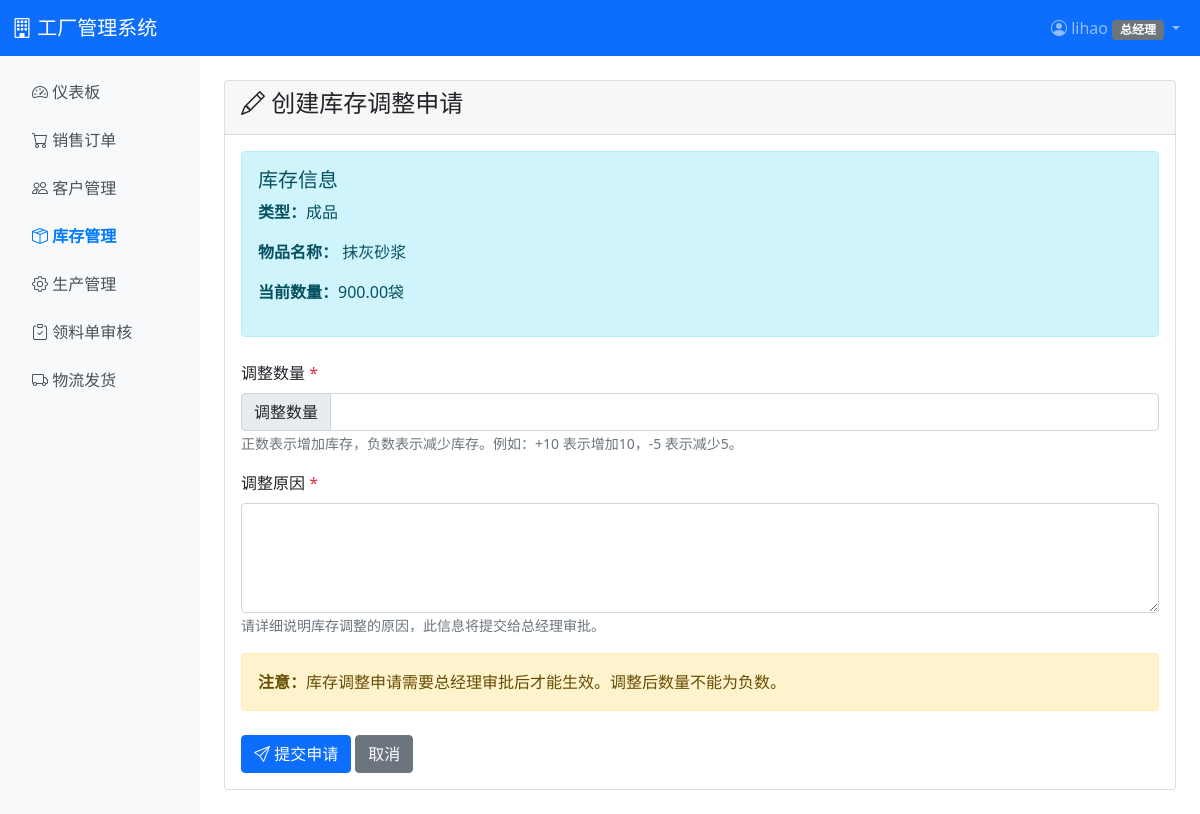
/inventory/adjustments/create/4/ (signed in), run on an earlier commit of the app's database.
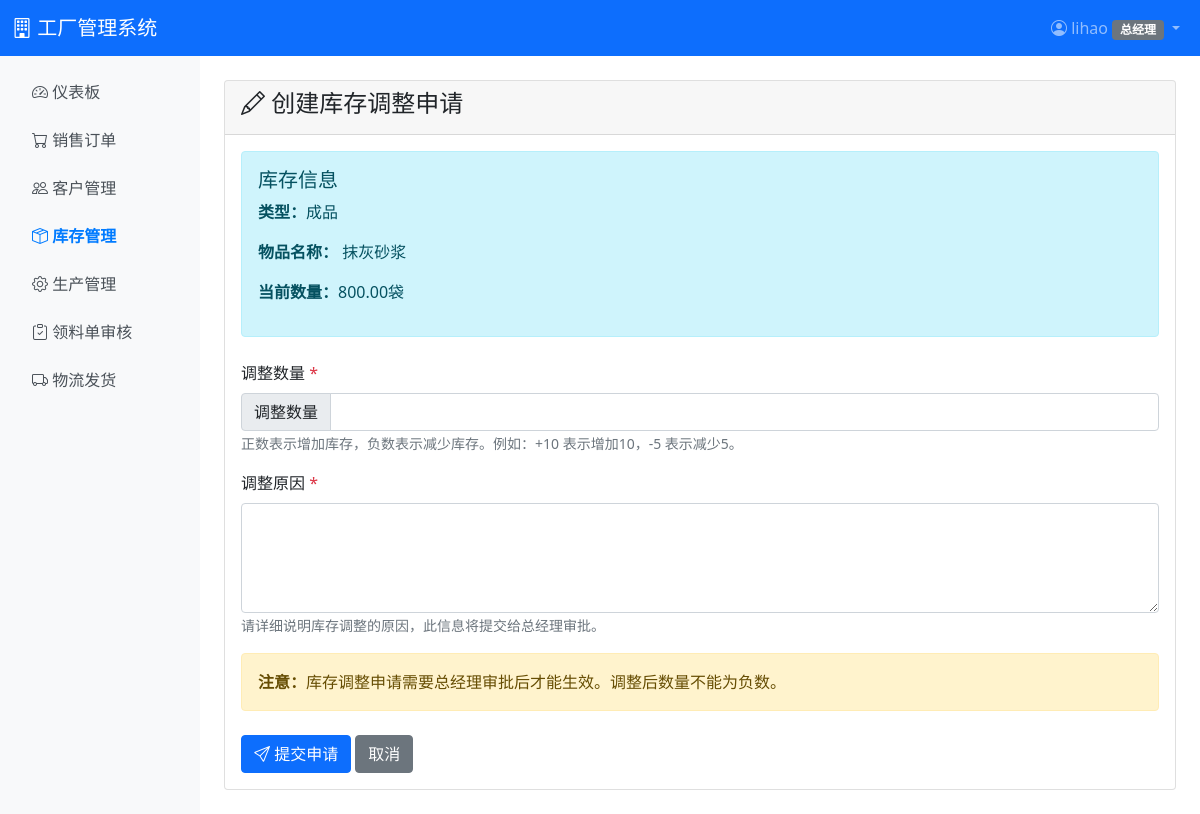
And on a later commit of the database.
### inventory/models.py (models this page shows, shortened)
class Inventory(models.Model):
    INVENTORY_TYPE_CHOICES = [
        ('product', '成品'),
        ('material', '原料'),
    ]
    inventory_type = models.CharField(max_length=20, choices=INVENTORY_TYPE_CHOICES, verbose_name='库存类型')
    product = models.ForeignKey(Product, on_delete=models.CASCADE, null=True, blank=True, related_name='inventory', verbose_name='成品')
    material = models.ForeignKey(Material, on_delete=models.CASCADE, null=True, blank=True, related_name='inventory', verbose_name='原料')
    quantity = models.DecimalField(max_digits=10, decimal_places=2, default=0, validators=[MinValueValidator(0)], verbose_name='数量')
    unit = models.CharField(max_length=20, verbose_name='单位')
    updated_at = models.DateTimeField(auto_now=True, verbose_name='更新时间')
    class Meta:
        verbose_name = '库存'
        verbose_name_plural = '库存'
        unique_together = [
            ['inventory_type', 'product'],
            ['inventory_type', 'material'],
        ]

class Product(models.Model):
    sku = models.CharField(max_length=50, unique=True, verbose_name='SKU编码')
    name = models.CharField(max_length=200, verbose_name='产品名称')
    category = models.ForeignKey(ProductCategory, on_delete=models.PROTECT, null=True, blank=True, verbose_name='分类')
    specification = models.TextField(blank=True, verbose_name='规格说明')
    sale_price = models.DecimalField(max_digits=10, decimal_places=2, verbose_name='售价')
    safety_stock = models.DecimalField(max_digits=10, decimal_places=2, default=0, verbose_name='安全库存')
    unit = models.CharField(max_length=20, default='件', verbose_name='单位')
    created_at = models.DateTimeField(auto_now_add=True, verbose_name='创建时间')
    updated_at = models.DateTimeField(auto_now=True, verbose_name='更新时间')
    class Meta:
        verbose_name = '成品'
        verbose_name_plural = '成品'
        ordering = ['sku']

### inventory/views.py (the view)
# urls.py: path('adjustments/create/<int:inventory_pk>/', views.inventory_adjustment_create, name='adjustment_create'),
@login_required
@role_or_permission_required('warehouse', 'ceo', permission_code='inventory.adjustment.create')
def inventory_adjustment_create(request, inventory_pk):
    from .forms import InventoryAdjustmentRequestForm
    from django.utils import timezone
    inventory = get_object_or_404(Inventory, pk=inventory_pk)
    if request.method == 'POST':
        form = InventoryAdjustmentRequestForm(request.POST)
        if form.is_valid():
            adjustment = form.save(commit=False)
            adjustment.inventory = inventory
            adjustment.current_quantity = inventory.quantity
            adjustment.applicant = request.user
            adjustment.request_no = f"IAR{timezone.now().strftime('%Y%m%d%H%M%S')}"
            adjustment.new_quantity = adjustment.current_quantity + adjustment.adjust_quantity
            if adjustment.new_quantity < 0:
                messages.error(request, '调整后数量不能为负数')
                return render(request, 'inventory/adjustment_form.html', {'form': form, 'inventory': inventory})
            adjustment.save()
            messages.success(request, f'库存调整申请 {adjustment.request_no} 已提交，等待总经理审批')
            return redirect('inventory:adjustment_list')
    else:
        form = InventoryAdjustmentRequestForm()
    return render(request, 'inventory/adjustment_form.html', {'form': form, 'inventory': inventory})

### inventory/forms.py
class InventoryAdjustmentRequestForm(forms.ModelForm):
    class Meta:
        model = InventoryAdjustmentRequest
        fields = ['adjust_quantity', 'reason']
        widgets = {
            'adjust_quantity': forms.NumberInput(attrs={'class': 'form-control', 'step': '0.01'}),
            'reason': forms.Textarea(attrs={'class': 'form-control', 'rows': 4, 'required': True}),
        }
        labels = {
            'adjust_quantity': '调整数量',
            'reason': '调整原因',
        }

### templates/inventory/adjustment_form.html (shortened to what this page needs)
{% extends 'base.html' %}
{% block content %}
<div class="card">
    <div class="card-header">
        <h4><i class="bi bi-pencil"></i> 创建库存调整申请</h4>
    </div>
    <div class="card-body">
        <div class="alert alert-info mb-4">
            <h5>库存信息</h5>
            <p><strong>类型：</strong>{{ inventory.get_inventory_type_display }}</p>
            <p><strong>物品名称：</strong>
                {% if inventory.inventory_type == 'product' %}
                    {{ inventory.product.name }}
                {% else %}
                    {{ inventory.material.name }}
                {% endif %}
            </p>
            <p><strong>当前数量：</strong>{{ inventory.quantity }}{{ inventory.unit }}</p>
        </div>
        <form method="post">
            <div class="mb-3">
                <label class="form-label">{{ form.adjust_quantity.label }} <span class="text-danger">*</span></label>
                <div class="input-group">
                    <span class="input-group-text">调整数量</span>
                    {{ form.adjust_quantity }}
                </div>
                <small class="form-text text-muted">
                    正数表示增加库存，负数表示减少库存。例如：+10 表示增加10，-5 表示减少5。
                </small>
            </div>
            <div class="mb-3">
                <label class="form-label">{{ form.reason.label }} <span class="text-danger">*</span></label>
                {{ form.reason }}
                <small class="form-text text-muted">请详细说明库存调整的原因，此信息将提交给总经理审批。</small>
            </div>
            <div class="alert alert-warning">
                <strong>注意：</strong>库存调整申请需要总经理审批后才能生效。调整后数量不能为负数。
            </div>
            <div class="mt-4">
                <button type="submit" class="btn btn-primary">
                    <i class="bi bi-send"></i> 提交申请
                </button>
                <a href="{% url 'inventory:inventory_list' %}" class="btn btn-secondary">取消</a>
            </div>
        </form>
    </div>
</div>
{% endblock %}

What changed in the data, as far as the page shows it:
changed Inventory "成品": quantity "900.00" → "800.00"
